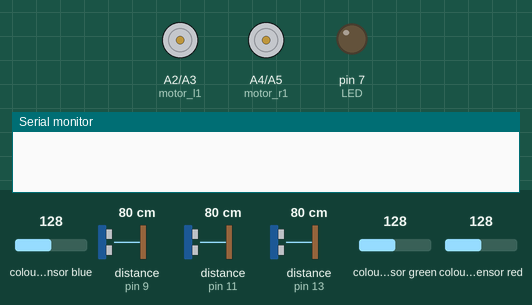
A sketch run on a simulated Arduino Uno, built with avr-gcc and run on an emulated ATmega328P. On the bench: motor-driver pin pairs drawn as motors (green arrow = first pin HIGH = forward, orange = second pin HIGH = backward, longer = more drive), output pins drawn as LEDs (lit = HIGH), the last lines printed to the serial monitor. Wiring (inferred from the names in the program): 3 × ultrasonic range finder: trigger pin 8, echo pin 9 / trigger pin 10, echo pin 11 / trigger pin 12, echo pin 13; TCS3200 colour sensor: output pin 6; S2 pin 4; S3 pin 5; S0 pin 2; S1 pin 3. The test bench sets the inputs (shaded band); at power-on: distance to the obstacle (sensors on pin 11, pin 13, pin 9) 80 cm, colour sensor blue 128, colour sensor green 128, colour sensor red 128. The echo pulse lasts 58.3 µs per cm; pins used as bus, display or sensor lines are not drawn.

Above: at 0.8 s.
0.9 s: distance to the obstacle (sensor on pin 11) set to 62 cm
At 2.4 s:
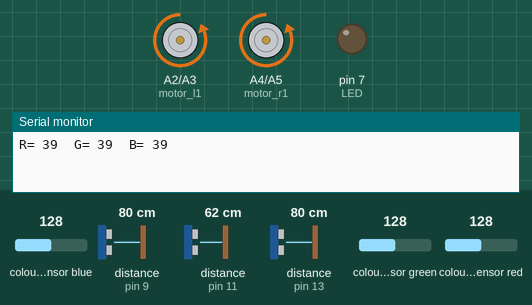
4.4 s: distance to the obstacle (sensor on pin 11) set to 53 cm
At 4.68 s:
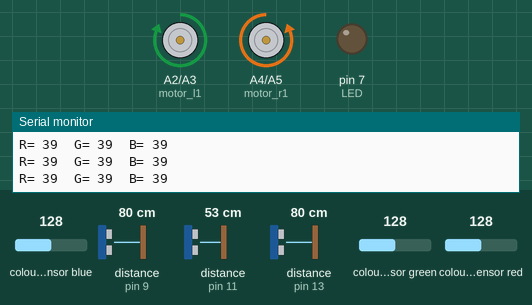
9.7 s: distance to the obstacle (sensor on pin 13) set to 20 cm
At 10.96 s:
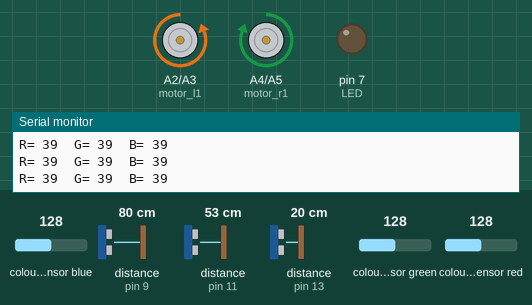
13.2 s: distance to the obstacle (sensor on pin 13) set to 17 cm
At 13.96 s:
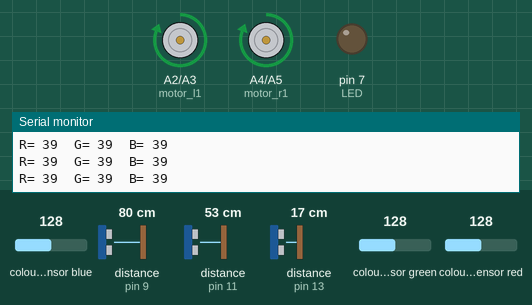
18.5 s: distance to the obstacle (sensor on pin 11) set to 2 cm
22.0 s: distance to the obstacle (sensor on pin 9) set to 2 cm
Timing chart, 0 to 26.5 s (numbered marks = the images above; inputs shaded):
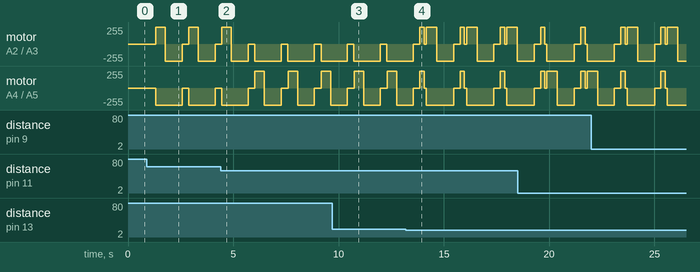

The sketch:

combined_code_v2.ino
```cpp
// COMBINED CODE


// Colour sensor ------------------
#define S0 2
#define S1 3
#define S2 4
#define S3 5
#define sensorOut 6


int frequency = 0;


double SD_r = 1.51;

double SD_g = 1.60;

double SD_b = 1.98;


double mean_r = 28 ;//27.02;

double mean_g = 55; //67.01;

double mean_b = 42; //63.89;


double coefficient_r = 5;
double coefficient_g = 5;
double coefficient_b = 5;


// Initalising variables for readAndPrintFrequency

int r;

int b;

int g;


// ultrasonic sensor ------------------
const int trigPin_f = 12;
const int echoPin_f = 13;

const int trigPin_l = 10;
const int echoPin_l = 11;

const int trigPin_r = 8;
const int echoPin_r = 9;


long duration;
int distance_f;
int distance_r;
int distance_l;

// MOTOR

const int motor_l1 = A2;
const int motor_l2 = A3;
const int motor_r1 = A4;
const int motor_r2 = A5;


const int LED = 7;


// Calibrate here ----------------
int turnTimeDelay = 500;
int maxWall = 8;


void setup() {

  // colour sensor setup ------------------

  pinMode(S0, OUTPUT);
  pinMode(S1, OUTPUT);
  pinMode(S2, OUTPUT);
  pinMode(S3, OUTPUT);
  pinMode(sensorOut, INPUT);


  pinMode(motor_l1, OUTPUT);
  pinMode(motor_l2, OUTPUT);
  pinMode(motor_r1, OUTPUT);
  pinMode(motor_r2, OUTPUT);

  pinMode(LED,OUTPUT);

  // Setting frequency-scaling to 20%
  digitalWrite(S0, HIGH);
  digitalWrite(S1, LOW);


  digitalWrite(LED,LOW);

// Ultrasonic sensor setup------------------

  pinMode(trigPin_f, OUTPUT); // Sets the trigPin as an Output
  pinMode(echoPin_f, INPUT); // Sets the echoPin as an Input

  pinMode(trigPin_l, OUTPUT); // Sets the trigPin as an Output
  pinMode(echoPin_l, INPUT); // Sets the echoPin as an Input

  pinMode(trigPin_r, OUTPUT); // Sets the trigPin as an Output
  pinMode(echoPin_r, INPUT); // Sets the echoPin as an Input


  Serial.begin(9600); // Starts the serial communication


  digitalWrite(LED,LOW);

  delay(1000);

  while (true)
  {
    distance_f = read_distance(0);
    distance_l = read_distance(1);
    distance_r = read_distance(2);


    r = readAndPrintFrequency(LOW, LOW, "R");

    g = readAndPrintFrequency(HIGH, HIGH, "G");

    b = readAndPrintFrequency(LOW, HIGH, "B");

    Serial.println();


    // check if red is detected

    if ((r > (mean_r - SD_r * coefficient_r)) &&

      (r < (mean_r + SD_r * coefficient_r)) &&

      (g > (mean_g - SD_g * coefficient_g)) &&

      (g < (mean_g + SD_g * coefficient_g)) &&

      (b > (mean_b - SD_b * coefficient_b)) &&

      (b < (mean_b + SD_b * coefficient_b)))
   {

       digitalWrite(LED,HIGH);

   }
   else
   {
      digitalWrite(LED,LOW);
   }


    if (distance_f < 18)
    {
      if (distance_l< 8 and distance_r > 20)
      {
        reverse();
        delay(200);
        stop_motor();
        delay(100);
        turnright();
        delay(500);
        stop_motor();
        straight();
        delay(800);
        stop_motor();
      }
      else
      {
        reverse();
        delay(200);
        stop_motor();
        delay(100);
        turnleft();
        delay(500);
        stop_motor();
        straight();
        delay(800);
        stop_motor();
      }
    }
    else if (distance_l > 55)
    {
      straight();
      delay(5);
      turnleft();
      delay(450);
      stop_motor();
      straight();
      delay(800);
      stop_motor();
    }
    else if (distance_r > 55)
    {
      straight();
      delay(5);
      turnright();
      delay(450);
      stop_motor();
      straight();
      delay(800);
      stop_motor();
    }
    else if (distance_l< 12)
    {
      turnright();
      delay(40);
      straight();
      delay(80);
      stop_motor();
    }
    else if (distance_r< 12)
    {
      turnleft();
      delay(40);
      straight();
      delay(80);
      stop_motor();

    }
    else
    {
      straight();
      delay(500);
    }
  }
}


int read_distance(int direction){

  if (direction == 0)
  {
    digitalWrite(trigPin_f, LOW);
    delayMicroseconds(2);
    // Sets the trigPin on HIGH state for 10 micro seconds
    digitalWrite(trigPin_f, HIGH);
    delayMicroseconds(10);
    digitalWrite(trigPin_f, LOW);
    // Reads the echoPin, returns the sound wave travel time in microseconds
    duration = pulseIn(echoPin_f, HIGH);
    // Calculating the distance
    int distance = duration * 0.034 / 2;
    return distance;
  }
  else if (direction == 1)
  {
    digitalWrite(trigPin_l, LOW);
    delayMicroseconds(2);
    // Sets the trigPin on HIGH state for 10 micro seconds
    digitalWrite(trigPin_l, HIGH);
    delayMicroseconds(10);
    digitalWrite(trigPin_l, LOW);
    // Reads the echoPin, returns the sound wave travel time in microseconds
    duration = pulseIn(echoPin_l, HIGH);
    // Calculating the distance
    int distance = duration * 0.034 / 2;
    return distance;
  }
  else if (direction == 2)
  {
    digitalWrite(trigPin_r, LOW);
    delayMicroseconds(2);
    // Sets the trigPin on HIGH state for 10 micro seconds
    digitalWrite(trigPin_r, HIGH);
    delayMicroseconds(10);
    digitalWrite(trigPin_r, LOW);
    // Reads the echoPin, returns the sound wave travel time in microseconds
    duration = pulseIn(echoPin_r, HIGH);
    // Calculating the distance
    int distance = duration * 0.034 / 2;
    return distance;
  }

}


// colour sensor ------------------

// Colour sensor ------------------

int readAndPrintFrequency(int s2State, int s3State, const char *colorName) {

  digitalWrite(S2, s2State);

  digitalWrite(S3, s3State);


  frequency = pulseIn(sensorOut, LOW);


  Serial.print(colorName);

  Serial.print("= ");

  Serial.print(frequency);

  Serial.print("  ");

  delay(100);


  return frequency;

}

void turnright()
{
  digitalWrite(motor_r1,HIGH);
  digitalWrite(motor_r2,LOW);

  digitalWrite(motor_l1,LOW);
  digitalWrite(motor_l2,HIGH);
}

void turnleft()
{
  digitalWrite(motor_r1,LOW);
  digitalWrite(motor_r2,HIGH);

  digitalWrite(motor_l1,HIGH);
  digitalWrite(motor_l2,LOW);
}


void straight()
{
  digitalWrite(motor_r1,LOW);
  digitalWrite(motor_r2,HIGH);

  digitalWrite(motor_l1,LOW);
  digitalWrite(motor_l2,HIGH);
}

void reverse()
{
  digitalWrite(motor_r1,HIGH);
  digitalWrite(motor_r2,LOW);

  digitalWrite(motor_l1,HIGH);
  digitalWrite(motor_l2,LOW);
}

void stop_motor()
{
  digitalWrite(motor_r1,LOW);
  digitalWrite(motor_r2,LOW);

  digitalWrite(motor_l1,LOW);
  digitalWrite(motor_l2,LOW);
}
```

Measured:
- the behaviour switches between 57 and 56 cm on distance to the obstacle (sensor on pin 11) (found by bisection; images 1 and 2)
- the behaviour switches between 19 and 18 cm on distance to the obstacle (sensor on pin 13) (found by bisection; images 3 and 4)
- by itself, motor on A4 (motor_r1) / A5 (motor_r2): repeats every 1.9 s: forward 255/255 0.20 s, stopped 0.10 s, backward 255/255 1.3 s, stopped 0.31 s
- by itself, motor on A2 (motor_l1) / A3 (motor_l2): repeats every 1.9 s: forward 255/255 0.20 s, stopped 0.10 s, forward 255/255 0.50 s, backward 255/255 0.80 s, stopped 0.31 s
